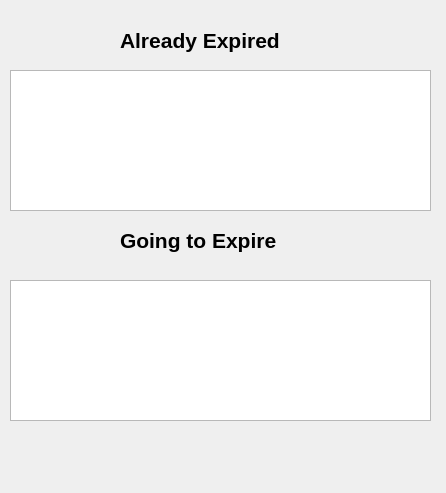
<?xml version="1.0" encoding="UTF-8"?>
<ui version="4.0">
 <class>detailAleart</class>
 <widget class="QDialog" name="detailAleart">
  <property name="windowModality">
   <enum>Qt::ApplicationModal</enum>
  </property>
  <property name="geometry">
   <rect>
    <x>0</x>
    <y>0</y>
    <width>446</width>
    <height>493</height>
   </rect>
  </property>
  <property name="windowTitle">
   <string>Dialog</string>
  </property>
  <widget class="QListView" name="ExpiredView">
   <property name="geometry">
    <rect>
     <x>10</x>
     <y>70</y>
     <width>421</width>
     <height>141</height>
    </rect>
   </property>
   <property name="styleSheet">
    <string notr="true">QListView {
    text-align: center;  
}</string>
   </property>
   <property name="spacing">
    <number>2</number>
   </property>
  </widget>
  <widget class="QListView" name="ExpiringView">
   <property name="geometry">
    <rect>
     <x>10</x>
     <y>280</y>
     <width>421</width>
     <height>141</height>
    </rect>
   </property>
   <property name="styleSheet">
    <string notr="true">QListView {
    text-align: center;  
}</string>
   </property>
   <property name="spacing">
    <number>2</number>
   </property>
   <property name="wordWrap">
    <bool>true</bool>
   </property>
   <property name="itemAlignment">
    <set>Qt::AlignCenter</set>
   </property>
  </widget>
  <widget class="QLabel" name="label">
   <property name="geometry">
    <rect>
     <x>120</x>
     <y>20</y>
     <width>211</width>
     <height>41</height>
    </rect>
   </property>
   <property name="font">
    <font>
     <pointsize>16</pointsize>
     <bold>true</bold>
    </font>
   </property>
   <property name="text">
    <string>Already Expired</string>
   </property>
  </widget>
  <widget class="QLabel" name="label_2">
   <property name="geometry">
    <rect>
     <x>120</x>
     <y>220</y>
     <width>211</width>
     <height>41</height>
    </rect>
   </property>
   <property name="font">
    <font>
     <pointsize>16</pointsize>
     <bold>true</bold>
    </font>
   </property>
   <property name="text">
    <string>Going to Expire</string>
   </property>
  </widget>
 </widget>
 <resources/>
 <connections/>
</ui>
